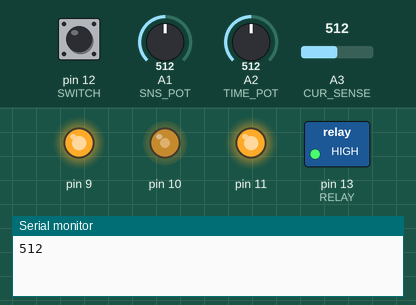
A sketch run on a simulated Arduino Uno, built with avr-gcc and run on an emulated ATmega328P. On the bench: switched loads named in the sketch (green lamp = pin HIGH), output pins drawn as LEDs (lit = HIGH), the last lines printed to the serial monitor. The inputs (shaded band) are chosen by the test bench; at power-on: pin 12 (SWITCH) HIGH, A1 (SNS_POT) = 512, A2 (TIME_POT) = 512, A3 (CUR_SENSE) = 512.

Above: at 1.6 s.
1.7 s: pin 12 (SWITCH) pulled LOW for 0.15 s
At 1.82 s:
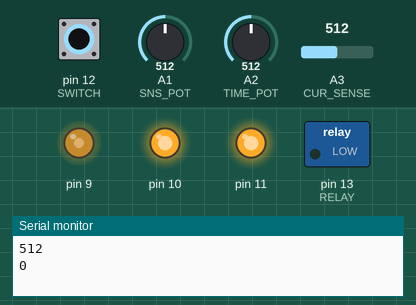
3.4 s: pin 12 (SWITCH) pulled LOW for 3.2 s
At 7.8 s:
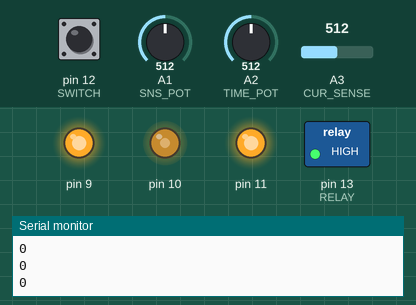
Timing chart, 0 to 9.3 s (numbered marks = the images above; inputs shaded):
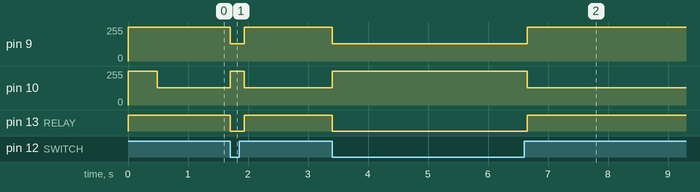

The sketch:

testBox.ino
```cpp
#include <movingAvg.h>

#define SNS_POT A1
#define TIME_POT A2
#define CUR_SENSE A3
#define LED_RED digitalWrite(9,HIGH);analogWrite(10,128);
#define LED_BLUE analogWrite(9,128);digitalWrite(10,HIGH);digitalWrite(11,HIGH);
#define LED_GREEN digitalWrite(9,HIGH);digitalWrite(10,HIGH);analogWrite(11,128);
#define LED_OFF digitalWrite(9,HIGH);digitalWrite(10,HIGH);digitalWrite(11,HIGH);
#define RELAY 13
#define SWITCH 12

#define TIME_OFFSET 1000 // 1 second
#define TIME_MULT 120 * 60 // about 2 hours

#define CUR_OFFSET 0
#define CUR_MULT 0.5

movingAvg aveNoCurrentCalc(32);
int16_t aveNoCurrent;

void setup() {
  // SETUP
  Serial.begin(115200);
  for (uint8_t i=9; i<= 11; i++) {
    pinMode(i, OUTPUT);
    digitalWrite(i, HIGH);
  }
  pinMode(SWITCH, INPUT);
  digitalWrite(SWITCH, HIGH);
  pinMode(RELAY, OUTPUT);
  digitalWrite(RELAY, HIGH); // turn off power to outlet
  aveNoCurrentCalc.begin();

  // CALIBRATION
  for (uint16_t i=0; i< 1024; i++) {
    aveNoCurrent = aveNoCurrentCalc.reading(analogRead(CUR_SENSE));
  }
  Serial.println(aveNoCurrent);
  //delay(1000);
}

void loop() {
  int16_t current = 0, tmp;
  static uint32_t timeTurnedOn;
  static boolean switchIsOff = true;
  static boolean testTime = true;

  if (digitalRead(SWITCH)) {
    digitalWrite(RELAY, HIGH); // shut off
    LED_RED;
    switchIsOff = true;
    return;
  }

  if (switchIsOff) {
    switchIsOff = false;
    testTime = true;
    timeTurnedOn = millis();
    LED_BLUE;
  } else {
    uint32_t timeOff = analogRead(TIME_POT);
    timeOff = timeOff * TIME_MULT + TIME_OFFSET;
    if (not(testTime) || (millis() > (timeTurnedOn + timeOff))) {
      testTime = false;
      digitalWrite(RELAY, HIGH); // shut off
      LED_RED;
      return;
    }
  }
  digitalWrite(RELAY,LOW);

  uint32_t start = millis();
  while (millis() < (start + 20)) {
    tmp = analogRead(CUR_SENSE);
    current = max(current, tmp);
  }

  current = abs(current - aveNoCurrent);

  float sensitivity = analogRead(SNS_POT);
  sensitivity = sensitivity * CUR_MULT + CUR_OFFSET;
  if (current > sensitivity) {
    LED_GREEN;
    timeTurnedOn = millis();
  } else {
    LED_BLUE;
  }

  Serial.println(current);
  delay(100);
}
```

Measured:
- after the input at 1.7 s, pin 9: 255/255 → 128/255 at once, → 255/255 0.24 s later; pin 10: 128/255 → 255/255 at once, → 128/255 0.24 s later; pin 13 (RELAY): HIGH → LOW at once, → HIGH 0.24 s later
- after the input at 3.4 s, pin 9: 255/255 → 128/255 at once, → 255/255 3.3 s later; pin 10: 128/255 → 255/255 at once, → 128/255 3.3 s later; pin 13 (RELAY): HIGH → LOW at once, → HIGH 3.3 s later
